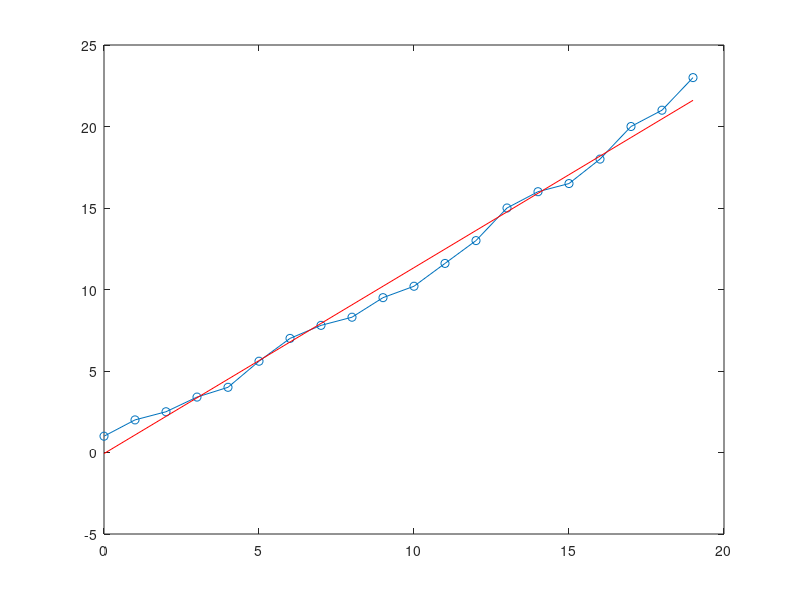
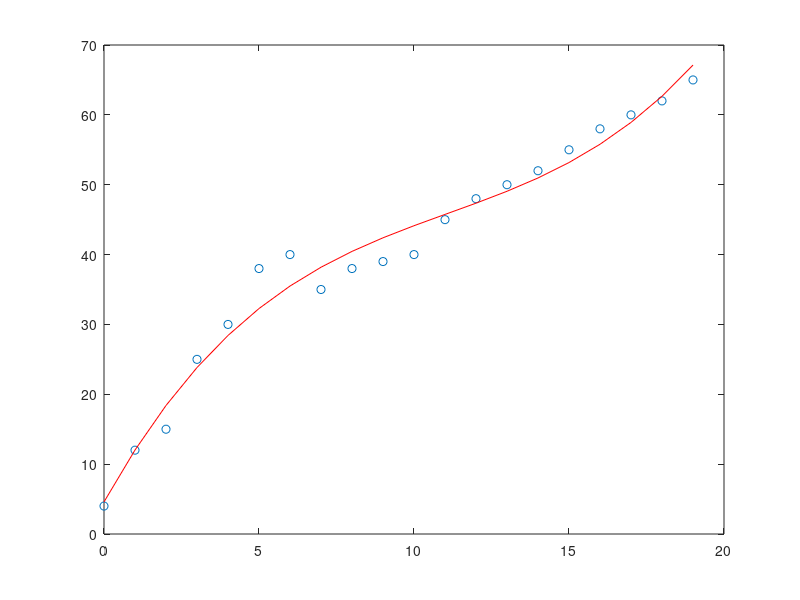

Here is the MATLAB script that generated these plots, in order:
clear all;

## for 1st order polynomial
t = 0:19
data = [1 2 2.5 3.4 4 5.6 7 7.8 8.3 9.5 10.2 11.6 13 15 16 16.5 18 20 21 23]

figure 1
plot(t,data,'o-')
hold on;

p = polyfit(t,data,1)
data_pred = polyval(p,t)
plot(t,data_pred, '-r')


## other
t = 0:19
data_2 = [4 12 15 25 30 38 40 35 38 39 40 45 48 50 52 55 58 60 62 65]

figure 2
plot(t,data_2,'o')
hold on;

p_2 = polyfit(t,data_2,3)
data_pred_2 = polyval(p_2,t)
plot(t,data_pred_2, '-r')

